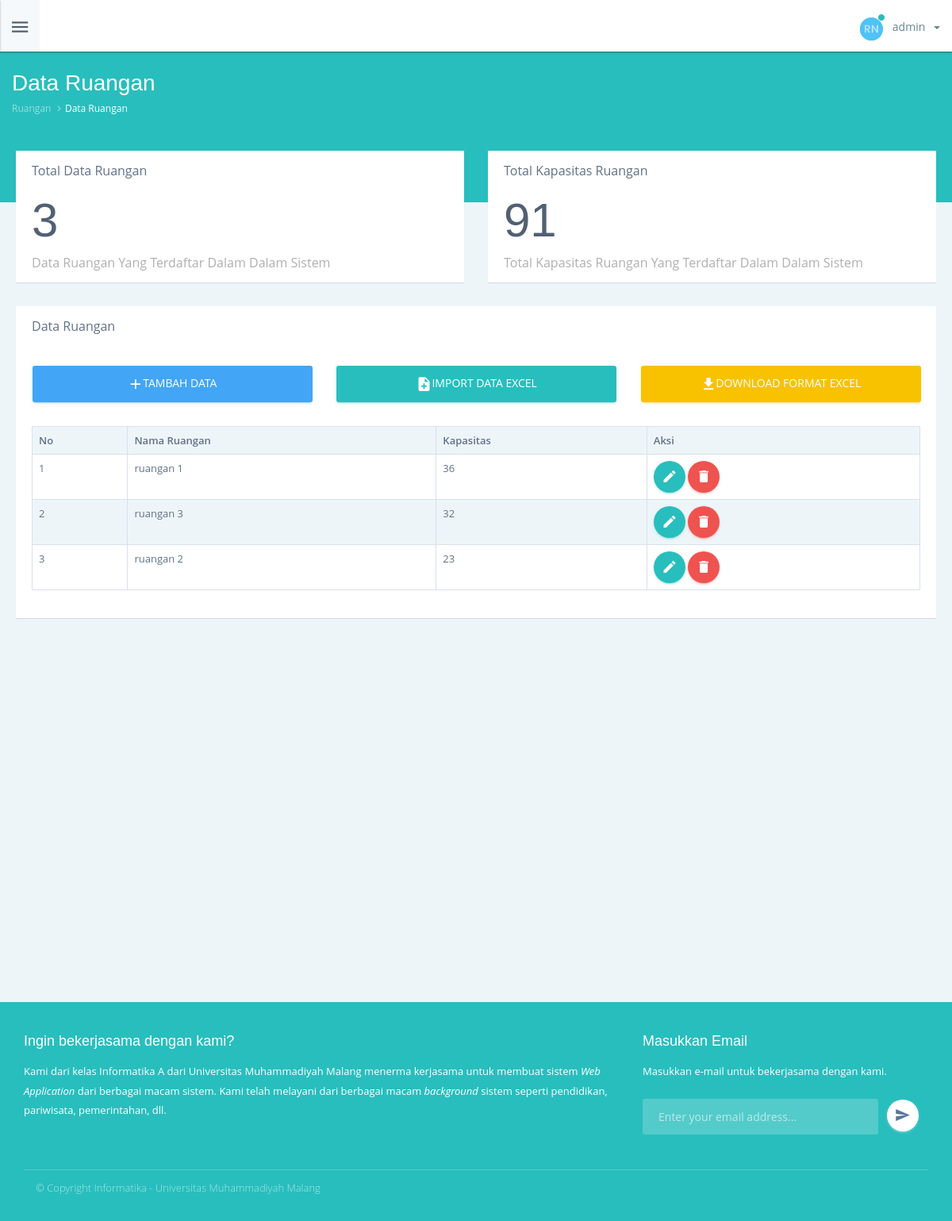
The page /admin/index.php?page=data_ruangan (signed in) on the database its author committed.
### tables this page shows
CREATE TABLE `tbl_ruangan`  (
  `id` int(111) NOT NULL AUTO_INCREMENT,
  `nama_ruangan` varchar(100) NULL DEFAULT NULL,
  `kapasitas` int(11) NULL DEFAULT NULL,
  PRIMARY KEY (`id`) USING BTREE
);

### function/myfunction.php (called while the page is built, shortened)
<?php
	function select_data($con, $column, $table, $join = NULL, $where = NULL, $operations = NULL){
		$sql_select = "SELECT ".$column." FROM $table ";
		$data = mysqli_query($con, $sql_select);
		return $data;
	}
?>

### admin/page/data_ruangan.php (the view, shortened to what this page needs)
<div id="content" class="container-fluid">
    <div class="content-body">
        <div class="row">
            <div class="col-md-6">
                <div class="card">
                    <div class="card-body">
                        Total Data Ruangan
                        <h1 style="font-size: 60px;">
                            <?php
                                $count = select_data($con, "*", "tbl_ruangan", NULL, NULL, NULL);
                                echo mysqli_num_rows($count);
                            ?>
                        </h1>
                        <span style="color: #b0b0b0;">Data Ruangan Yang Terdaftar Dalam Dalam Sistem</span>
                    </div>
                </div>
            </div>
            <div class="col-md-6">
                <div class="card">
                    <div class="card-body">
                        Total Kapasitas Ruangan
                        <h1 style="font-size: 60px;">
                            <?php
                                $count_kapasitas = select_data($con, "*", "tbl_ruangan", NULL, NULL, NULL);
                                while ($rr = mysqli_fetch_assoc($count_kapasitas)) {
                                    $kapasitas += $rr['kapasitas'];
                                }
                                echo $kapasitas;
                            ?>
                        </h1>
                        <span style="color: #b0b0b0;">Total Kapasitas Ruangan Yang Terdaftar Dalam Dalam Sistem</span>
                    </div>
                </div>
            </div>
        </div>
        <div class="row">
            <div class="col-md-12">
                <div class="card">
                    <div class="card-heading">
                        Data Ruangan
                    </div>
                    <div class="card-body">
                        <div class="row">
                            <div class="col-md-4">
                                <a data-toggle="modal" data-target="#modal_add" class="btn btn-info btn-block"><i class="zmdi zmdi-plus"></i>Tambah Data</a>
                            </div>
                            <div class="col-md-4">
                                <a href="index.php?page=import_data_ruangan" class="btn btn-success btn-block"><i class="zmdi zmdi-file-plus"></i>Import Data Excel</a>
                            </div>
                            <div class="col-md-4">
                                <a href="../berkas/format_data_ruangan.xls" class="btn btn-warning btn-block"><i class="zmdi zmdi-download"></i>Download Format Excel</a>
                            </div>
                        </div>
                        <br>
                        <table class="table table-bordered table-striped">
                            <tr>
                                <th>No</th>
                                <th>Nama Ruangan</th>
                                <th>Kapasitas</th>
                                <th>Aksi</th>
                            </tr>
                            <?php
                                $no = 1;
                                $select = select_data($con, "*", "tbl_ruangan");
                                if(mysqli_num_rows($select) > 0){
                                    while($row = mysqli_fetch_assoc($select)){
                            ?>
                                        <tr>
                                            <td><?php echo $no++;?></td>
                                            <td><?php echo $row['nama_ruangan']; ?></td>
                                            <td><?php echo $row['kapasitas']; ?></td>
                                            <td>
                                                <button class="btn btn-success btn-fab btn-fab-sm" data-toggle="modal" data-target="#modal_edit_<?php echo $row[id];?>"><i class="zmdi zmdi-edit"></i><div class="ripple-container"></div></button>
                                                <button class="btn btn-danger btn-fab btn-fab-sm" data-toggle="modal" data-target="#modal-confirm-<?php echo $row[id];?>"><i class="zmdi zmdi-delete"></i><div class="ripple-container"></div></button>
                                            </td>
                                        </tr>
                            <?php
                                    }
                                }
                            ?>
                        </table>
                    </div>
                </div>
            </div>
        </div>
    </div>
</div>

### admin/assets/css/theme-a.css (style rules this page uses)
.h1,.h2,.h3,.h4,.h5,.h6,h1,h2,h3,h4,h5,h6 { color:#516073 }
a:link,a:visited { color:#688696;transition:all .5s ease }
body { background-color:#eef5f9;color:#607188 }

### rows shown on the page
tbl_ruangan: nama_ruangan "ruangan 1", kapasitas "36"
tbl_ruangan: nama_ruangan "ruangan 3", kapasitas "32"
tbl_ruangan: nama_ruangan "ruangan 2", kapasitas "23"

### other values the page prints
$_SESSION['username'] "admin"
mysqli_num_rows($count) "3"
$kapasitas "91"
